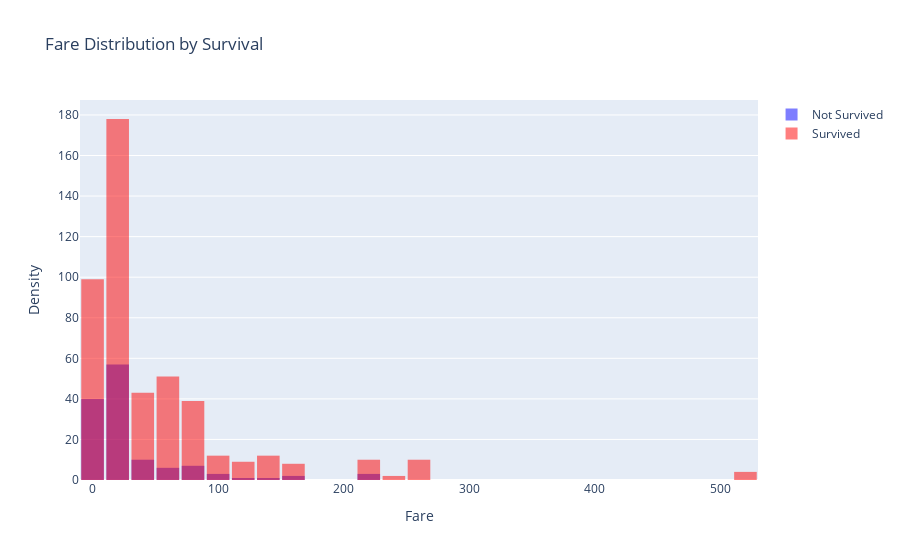

The notebook cell this image was saved under:
### Code cell
import plotly.graph_objects as go

# Create figure
fig = go.Figure()

# Add histogram for passengers who did not survive (Blue color for "Not Survived")
fig.add_trace(go.Histogram(
    x=df[df['survived'] == 0]['fare'], 
    name='Not Survived', 
    opacity=0.5,
    marker=dict(color='blue')  # Color for Not Survived
))

# Add histogram for passengers who survived (Red color for "Survived")
fig.add_trace(go.Histogram(
    x=df[df['survived'] == 1]['fare'], 
    name='Survived', 
    opacity=0.5,
    marker=dict(color='red')  # Color for Survived
))

# Customize layout
fig.update_layout(
    title='Fare Distribution by Survival',
    xaxis_title='Fare',
    yaxis_title='Density',
    barmode='overlay',  # Overlay the two histograms
    bargap=0.1,  # Set a small gap between bars
)

# Show the plot
fig.show()

### Figure 1 — Plotly figure (JSON) as saved in the notebook; plotly's stock layout.template omitted (floating-point values rounded to 4 significant figures; data arrays with more than 128 entries replaced by an {"elided": "..."} marker saying what was removed)
{"data": [{"marker": {"color": "blue"}, "name": "Not Survived", "opacity": 0.5, "type": "histogram", "visible": true, "x": {"elided": "130 float values"}}, {"marker": {"color": "red"}, "name": "Survived", "opacity": 0.5, "type": "histogram", "visible": true, "x": {"elided": "477 float values"}}], "layout": {"autosize": true, "bargap": 0.1, "barmode": "overlay", "title": {"text": "Fare Distribution by Survival"}, "xaxis": {"autorange": true, "range": [-10, 530], "title": {"text": "Fare"}, "type": "linear"}, "yaxis": {"autorange": true, "range": [0, 187.4], "title": {"text": "Density"}}}}
